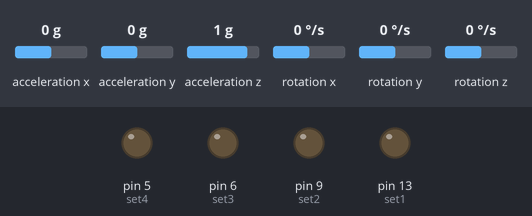
Simulated run of this sketch. Board: Arduino Uno, built with avr-gcc and run on an emulated ATmega328P. Parts: output pins drawn as LEDs (lit = HIGH). Wiring (inferred from the names in the program): MPU-6050 motion sensor at I2C address 0x68. The test bench sets the inputs (shaded band); at power-on: acceleration y 0 g, rotation x 0 °/s, acceleration x 0 g, acceleration z 1 g, rotation y 0 °/s, rotation z 0 °/s.

Above: at 1.2 s.
1.3 s: acceleration y set to -1.4 g
At 2.5 s:
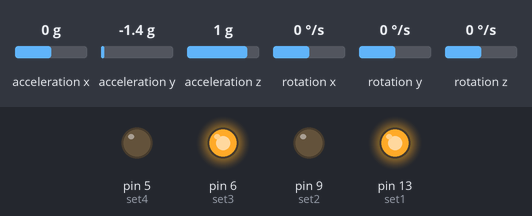
3.1 s: rotation x set to 100 °/s
At 4.1 s:
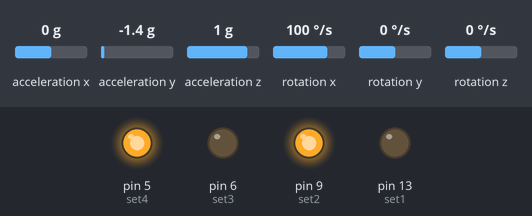
5.7 s: rotation x set to -59 °/s
At 8.3 s:
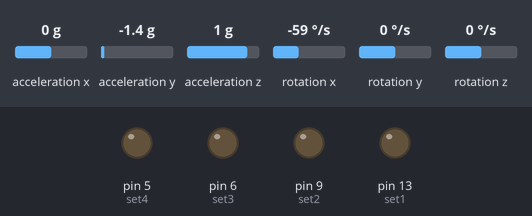
8.5 s: rotation x set to 192 °/s
At 9.07 s:
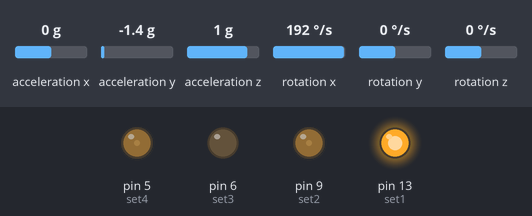
10.6 s: rotation x set to 24 °/s
13.6 s: rotation x set to 20 °/s
Timing chart, 0 to 20.5 s (numbered marks = the images above; inputs shaded):
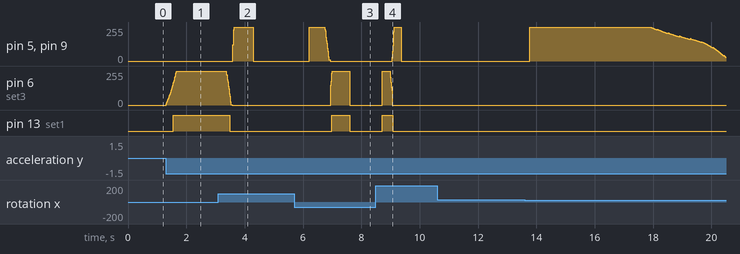

Measured:
- after the input at 1.3 s, pin 6 (set3): moves from 0/255 to 255/255 over 0.35 s, starting at once; pin 13 (set1): LOW → HIGH after 0.25 s
- after the input at 3.1 s, pin 5 (set4), pin 9 (set2): 0/255 → 255/255 after 0.49 s, → 0/255 0.71 s later; pin 6 (set3): moves from 255/255 to 0/255 over 0.20 s, starting after 0.27 s; pin 13 (set1): HIGH → LOW after 0.39 s
- after the input at 5.7 s, pin 6 (set3): 0/255 → 255/255 after 1.2 s, → 0/255 0.66 s later; pin 13 (set1): LOW → HIGH after 1.3 s, → LOW 0.61 s later
- after the input at 8.5 s, pin 5 (set4), pin 9 (set2): 0/255 → 255/255 after 0.55 s, → 0/255 0.32 s later; pin 6 (set3): 0/255 → 255/255 after 0.22 s, → 0/255 0.27 s later; pin 13 (set1): LOW → HIGH after 0.22 s, → LOW 0.36 s later
- after the input at 10.6 s, every drawn part: stays the same

The sketch:

SelfBalancingRobot_Arduino.ino
```cpp
# include <Wire.h>
# include "MPU6050.h"
# include "I2Cdev.h"
#include <SoftwareSerial.h>
# define degconvert 57.2957786
MPU6050 mpu;
SoftwareSerial mySerial(10, 11);

uint32_t timer;
uint32_t timer2;
uint32_t timer3;
uint32_t timer4;
double compAngleX;
double omega;
double roll;
double AcX,AcY,AcZ,Tmp,GyX,GyY,GyZ;
const int MPU_addr = 0x68;
double gyro_kot;

const byte pin_A = 1;
volatile unsigned char encoder_A;
volatile unsigned char encoder_A_prej=0;
volatile double i=0;
const int pin_Q = 4;
volatile unsigned char izhod_Q;
volatile unsigned char izhod_Q_prej = 0;

const byte pin_B = 0;
volatile unsigned char encoder_B;
volatile unsigned char encoder_B_prej =0;
volatile double j=0;
const int pin_Q2 = 8;
volatile unsigned char izhod_Q2;
volatile unsigned char izhod_Q2_prej=0;

int set1 = 13;
int set2 = 9;
int set3 = 6;
int set4 = 5;

double H_signal_1 = 0;
double H_signali = 0;
double H_signal_2 = 0;
double H_dt = 0;
uint32_t H_cas = 0;
double H_hitrost = 0;
double H_napaka = 0;
double H_referenca = 0;
double H_integral = 0;
double H_diferencial = 0;
double H_napaka_prej = 0;
double H_pwm = 0;

double B_kot = 0;
double B_referenca = 0;
double B_napaka = 0;
double B_integral = 0;
double B_diferencial = 0;
double B_napaka_prej = 0;
double B_pwm = 0;
double B1_pwm = 0;
double B2_pwm = 0;


double M1_signal_1 = 0;
double M1_signali = 0;
double M1_signal_2 = 0;
double M1_dt = 0;
uint32_t M1_cas = 0;
double M1_hitrost = 0;
double M1_napaka = 0;
double M1_integral = 0;
double M1_diferencial = 0;
double M1_napaka_prej = 0;
double M1_pwm = 0;

double M2_signal_1 = 0;
double M2_signali = 0;
double M2_signal_2 = 0;
double M2_dt = 0;
uint32_t M2_cas = 0;
double M2_hitrost = 0;
double M2_napaka = 0;
double M2_integral = 0;
double M2_diferencial = 0;
double M2_napaka_prej = 0;
double M2_pwm = 0;

double T1 = 0;
double T2 = 0;
int T10=0;
double gyro_kot2=0;

int a = 0;
int b = 0;

char incomingByte = 0;
int kontroler = 0;

double t2=0;
double t3=0;
double t4=0;

double H_prop;
double H_int;
double H_dif;

double B_prop;
double B_int;
double B_dif;

double M1_prop;
double M1_int;
double M1_dif;

double M2_prop;
double M2_int;
double M2_dif;

double del = 1.7;

void setup() {
mySerial.begin(38400);

pinMode (pin_A, INPUT);
pinMode (pin_Q, INPUT);
pinMode (pin_B, INPUT);
pinMode (pin_Q2, INPUT);
attachInterrupt(digitalPinToInterrupt(pin_A), pin_ISR, RISING);
attachInterrupt(digitalPinToInterrupt(pin_B), pin_ISR2, RISING);

pinMode(set1, OUTPUT);
pinMode(set2, OUTPUT);
pinMode(set3, OUTPUT);
pinMode(set4, OUTPUT);

Wire.begin();
Wire.setClock(400000UL);
Wire.beginTransmission(MPU_addr);
Wire.write(0x6B);
Wire.write(0);
Wire.endTransmission(true);

mpu.setXAccelOffset(-3948) ;
mpu.setYAccelOffset(-2400);
mpu.setZAccelOffset(1399) ;

mpu.setXGyroOffset(-70) ;
mpu.setYGyroOffset(25) ;
mpu.setZGyroOffset(-6) ;

timer = micros();
timer2 = micros();
timer3 = micros();
timer4 = micros();
timer2 = micros();
M1_cas = micros();
M2_cas = micros();
H_cas = micros();


}

void pin_ISR(){
  izhod_Q = digitalRead (pin_Q);

    if (!izhod_Q) {i++;
     }
    else {i--;
     }
  }


void pin_ISR2(){

  izhod_Q2 = digitalRead (pin_Q2);
    if (!izhod_Q2) {j--;
     }
    else {j++;
     }
}

void loop() {

if(mySerial.available()>0)
  {
     incomingByte = mySerial.read();
     kontroler = incomingByte - '0';
     if (kontroler == 1){
       H_referenca = 0.3;
       del=1;
        }
      else if ((kontroler == 5)) {

        H_referenca = 0;
        del=1.7;
        }
      else if ((kontroler == 4)) {

        H_referenca = -0.3;
        del=1;
        }
        }

H_signal_1 = (i+j)/2.0;
H_signali = H_signal_1 - H_signal_2;
H_signal_2 = H_signal_1;
H_dt =(double)(micros() - H_cas);
H_cas = micros();
H_hitrost = (0.000500293*H_signali)/(H_dt*0.000001);

t2 = (double)(micros() - timer2) / 1000000;
timer2 = micros();
H_napaka =  H_referenca - H_hitrost;
if ((abs (H_napaka_prej)/del) < (abs (H_napaka))) {H_integral+=H_napaka*t2;}
else {H_integral=H_napaka*t2;}
H_diferencial = (H_napaka - H_napaka_prej)/t2;
H_prop = 4*H_napaka;
H_int = 23*H_integral;
H_dif = 0*H_diferencial;
H_pwm = (H_prop + H_int + H_dif);
H_napaka_prej = H_napaka;

T1 = 0;


//--------------------------------------------------------------------

while (T1<6){

Wire.beginTransmission(MPU_addr);
Wire.write(0x3B);
Wire.endTransmission(false);
Wire.requestFrom(MPU_addr,14,true);
AcX=Wire.read()<<8|Wire.read();
AcY=Wire.read()<<8|Wire.read();
AcZ=Wire.read()<<8|Wire.read();
Tmp=Wire.read()<<8|Wire.read();
GyX=Wire.read()<<8|Wire.read();
GyY=Wire.read()<<8|Wire.read();
GyZ=Wire.read()<<8|Wire.read();

double roll = atan2(AcY, AcZ)*degconvert;
double t = (double)(micros() - timer) / 1000000;
timer = micros();
double omega = GyX/131.0;
gyro_kot = (omega*t);
gyro_kot2 = gyro_kot2+gyro_kot;
compAngleX = 0.995 * (compAngleX + gyro_kot) + (0.005 * roll);


T10++;
if (T10>30){
  double timer33 = micros();
  mySerial.print(timer33);
 mySerial.print(" ");
 mySerial.print(roll);
 mySerial.print(" ");
  mySerial.print(gyro_kot2);
 mySerial.print(" ");
 mySerial.println(compAngleX);
 T10=0;
  }


t3 = (double)(micros() - timer3) / 1000000;
timer3 = micros();
B_kot=compAngleX;
B_referenca=H_pwm;
B_napaka = B_referenca - B_kot;
B_integral += B_napaka*t3;
B_diferencial = (B_napaka - B_napaka_prej)/t3;
B_integral = constrain(B_integral, -2L, 2L);
B_prop = 17*B_napaka;
B_int = 70*B_integral;
B_dif = 0.17*B_diferencial;
B_pwm = (B_prop + B_int + B_dif);
B_napaka_prej = B_napaka;

B1_pwm = B_pwm;
B2_pwm = B_pwm;

if (kontroler == 3) {
     B1_pwm = B_pwm*0.8;
     B2_pwm = B_pwm*1.2;
     del=1;
     }
else if (kontroler == 2) {
    B2_pwm = B_pwm*0.8;
    B1_pwm = B_pwm*1.2;
    del=1;
    }
else if (kontroler == 5) {
    B2_pwm = B_pwm;
    B1_pwm = B_pwm;
    del=1.7;
    }

T1++;
T2 = 0;

//--------------------------------------------------------------------

while (T2<3){

M1_signal_1 = i;
M1_signali = M1_signal_1 - M1_signal_2;
M1_signal_2 = M1_signal_1;
M1_dt =(double) (micros() - M1_cas);
M1_cas = micros();
M1_hitrost = (0.000500293*M1_signali)/(M1_dt*0.000001);

M2_signal_1 = j;
M2_signali = M2_signal_1 - M2_signal_2;
M2_signal_2 = M2_signal_1;
M2_dt =(double) (micros() - M2_cas);
M2_cas = micros();
M2_hitrost = (0.000500293*M2_signali)/(M2_dt*0.000001);

t4 = (double)(micros() - timer4) / 1000000;
timer4 = micros();

M1_napaka = B1_pwm - M1_hitrost;
M1_integral = M1_integral+M1_napaka*t4;
M1_diferencial = (M1_napaka - M1_napaka_prej)/t4;
M1_integral = constrain(M1_integral, -5L, 5L);
M1_prop = 1.1 * M1_napaka;
M1_int = 0.6 * M1_integral;
M1_dif = 0.01 * M1_diferencial;
M1_pwm = (M1_prop + M1_int + M1_dif);
M1_napaka_prej = M1_napaka;

M2_napaka = B2_pwm - M2_hitrost;
M2_integral = M2_integral+M2_napaka*t4;
M2_diferencial = (M2_napaka - M2_napaka_prej)/t4;
M2_integral = constrain(M2_integral, -5L, 5L);
M2_prop = 1.1 * M2_napaka;
M2_int = 0.6 * M2_integral;
M2_dif = 0.01 * M2_diferencial;
M2_pwm = (M2_prop + M2_int + M2_dif);
M2_napaka_prej = M2_napaka;


//--------------------------------------------------------------------

double min_pwm = 1;
double max_pwm = 255;
double pwm2 = constrain(M1_pwm,-255, 255);
double pwm1 = constrain(M2_pwm,-255, 255);


if ((B_kot>55.0) || (B_kot<-55.0)){
  pwm1 = 0;
  pwm2 = 0;
  }

if(M2_pwm >= 0){
  if(M2_pwm < 1){a = 0;}
    else if(M2_pwm >= 1){a = map(pwm1, 1, 255, min_pwm, max_pwm);}
    digitalWrite(set4, LOW);
    analogWrite(set3, a);
  }
  else if (M2_pwm < 0){
    if(M2_pwm > -1){a = 0;}
    else if(M2_pwm <= -1){a = map(pwm1, -1, -255, min_pwm, max_pwm);}
    analogWrite(set4, a);
    digitalWrite(set3, LOW);
  }


if(M1_pwm >= 0){
  if(M1_pwm < 1){a = 0;}
    else if(M1_pwm >= 1){b = map(pwm2, 1, 255, min_pwm, max_pwm);}
    digitalWrite(set2, LOW);
    analogWrite(set1, b);
}
  else if (M1_pwm < 0){
    if(M1_pwm > -1){a = 0;}
    else if(M1_pwm <= -1){b = map(pwm2, -1, -255, min_pwm, max_pwm);}
       analogWrite(set2, b);
       digitalWrite(set1, LOW);
  }

T2++;
delay(3);

}
}
}
```
